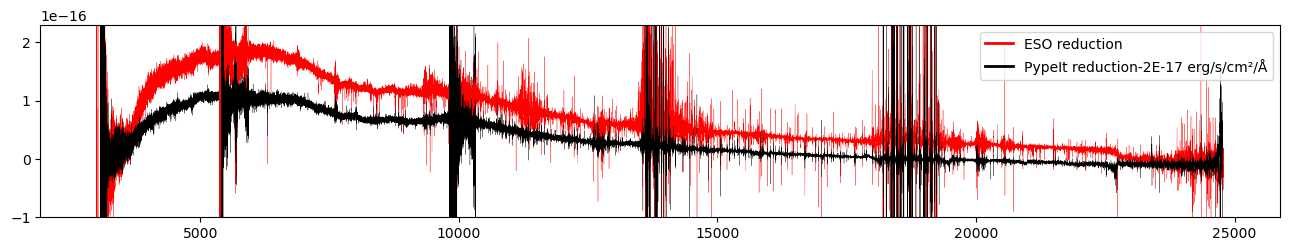

This chart was generated by the following Python code:
# code used to produce plots of the reduced and calibrated X - Shooter AT2017gfo spectrum
# that was produced using 'PypeIt'
# The building blocks for this code was helpfully provided by Tom Reynolds (NBI)

# This exact plot is made to fit the format of the thesis, and is only provided for reference
# For better scaled plots, see the other scripts in the directory

from astropy.io import fits
import numpy as np
import matplotlib.pyplot as plt

def DatReader(filePath):
        return np.loadtxt(filePath, unpack=True)

NIReso = DatReader(
    "../NIR_AT2017gfo_ENGRAVE_v1.0_XSHOOTER_MJD-57983.969_Phase+1.43d.dat",
    )
VISeso = DatReader(
    "../VIS_AT2017gfo_ENGRAVE_v1.0_XSHOOTER_MJD-57983.969_Phase+1.43d.dat",
    )
UVBeso = DatReader(
    "../UVB_AT2017gfo_ENGRAVE_v1.0_XSHOOTER_MJD-57983.969_Phase+1.43d.dat",
    )

waveESO = np.array([UVBeso[0],VISeso[0],NIReso[0]], dtype = object)
specESO = np.array([UVBeso[1],VISeso[1],NIReso[1]], dtype = object)

def FitsReader(filePath):
        spec_file_f = filePath
        spec_f = fits.getdata(spec_file_f,1)
        return np.array([spec_f.field("wave"),spec_f.field("flux")*1E-17])

NIRpypeIt = FitsReader("../AT2017gfoNIR_tellcorr.fits")
VISpypeIt = FitsReader("../AT2017gfoVIS_tellcorr.fits")
UVBpypeIt = FitsReader("../AT2017gfoUVB.fits")

wavePypeit = np.array([UVBpypeIt[0],VISpypeIt[0],NIRpypeIt[0]], dtype = object)
specPypeit = np.array([UVBpypeIt[1],VISpypeIt[1],NIRpypeIt[1]], dtype = object)

SEP_CONST = 2E-17

plt.figure(figsize=(16,2.5))
plt.ylim(-1E-16,0.23E-15)
#plt.xlabel("Observed Wavelength (Å)",fontsize=12)
#plt.ylabel("Flux (erg/s/cm²/Å))",fontsize=12)

for i in range(3): 
	plt.plot(
		waveESO[i], specESO[i],
		color="r", lw=0.2, label=("ESO reduction" if i < 1 else None)
		)
	plt.plot(
		wavePypeit[i], specPypeit[i]-SEP_CONST,
		color="k",lw=0.2, label=("PypeIt reduction-2E-17 erg/s/cm²/Å" if i < 1 else None)
		)

for i in plt.legend().get_lines(): i.set_linewidth(2) 
plt.ticklabel_format(axis="y", style="sci", scilimits=(0, 0))

plt.savefig("./ATcompared_glued_tellCorr_narrowNoLabels.png",bbox_inches="tight",facecolor="white")
plt.show()
